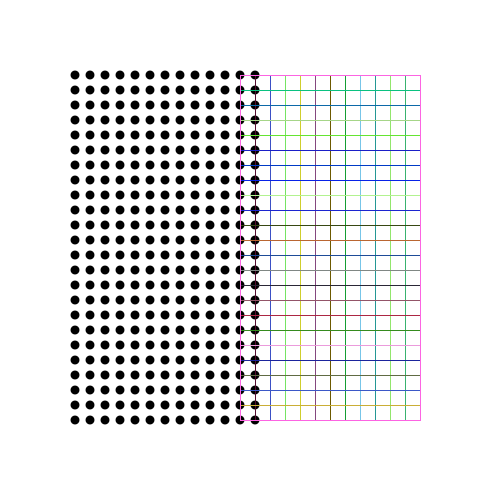
Frame 1 (no input)
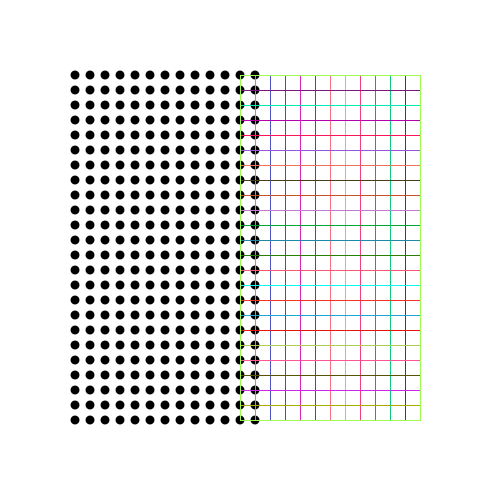
Frame 60 (the mouse pressed at the canvas centre just before this capture)
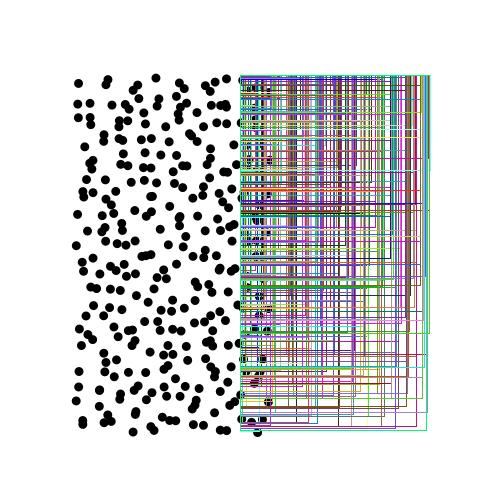
Frame 120 (the mouse held since frame 60 and released just before this capture)

The Processing sketch that drew these frames (run headless with seeded random() and noise(); from frame 60 on, the mouse is pressed at the canvas centre):

// Processing sketch: processing_70770
// ── processing_70770.pde

void setup()
  {
  size (500, 500);
  fill(255, 255, 255);
  smooth();
  noStroke();
  }
  
void draw()
  {
  background(255, 255, 255);
  
  float xPos;
  float yPos;
  int circleSize = 15;
  int circleDistance = 15;
  float aPos;
  float bPos;
  int rectSize = 15;
  int rectDistance = 15;
  
  
  
  for (int x=75; x< 260; x=x+circleSize)
  {
  for (int y=75; y< 425 ; y=y+circleDistance)
  {
  xPos = x + random(mouseX/15);
  yPos = y + random(mouseY/15);
  noStroke();
  fill(0);
  ellipse(xPos, yPos, 9, 9);
  
  }  
  }
  
  for (int a=0; a<185; a=a+rectSize)
  {
  for (int b=0; b<360; b=b+rectDistance)
  {
  aPos = a + random(mouseX/20);
  bPos = b + random(mouseY/20);
  noFill();
  rect(240, 75, aPos , bPos);
  stroke(random(255), random(255), random(255));
     
  }
  }
  }
